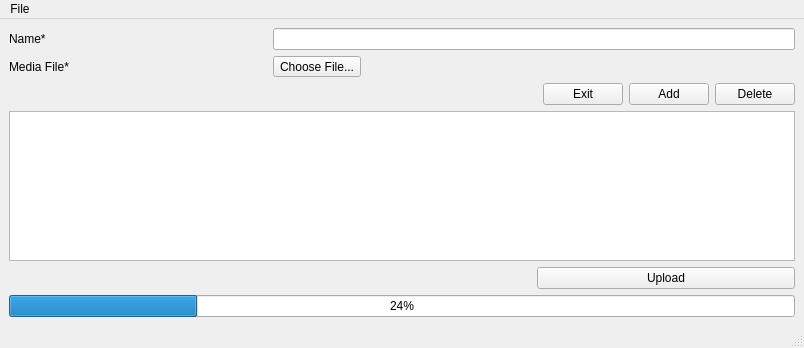
<?xml version="1.0" encoding="UTF-8"?>
<ui version="4.0">
 <class>UploaderWindow</class>
 <widget class="QMainWindow" name="UploaderWindow">
  <property name="geometry">
   <rect>
    <x>0</x>
    <y>0</y>
    <width>804</width>
    <height>348</height>
   </rect>
  </property>
  <property name="windowTitle">
   <string>Dotmark Uploader</string>
  </property>
  <property name="locale">
   <locale language="Vietnamese" country="Vietnam"/>
  </property>
  <widget class="QWidget" name="centralwidget">
   <layout class="QGridLayout" name="gridLayout">
    <item row="2" column="2">
     <layout class="QGridLayout" name="gridFormLayout">
      <item row="0" column="0">
       <widget class="QLabel" name="name_label">
        <property name="text">
         <string>Name*</string>
        </property>
       </widget>
      </item>
      <item row="1" column="1" colspan="2">
       <layout class="QHBoxLayout" name="horizontalLayout">
        <item>
         <widget class="QToolButton" name="choose_file_button">
          <property name="text">
           <string>Choose File...</string>
          </property>
         </widget>
        </item>
        <item>
         <widget class="QLabel" name="path_edit">
          <property name="font">
           <font>
            <family>DejaVu Sans</family>
            <pointsize>8</pointsize>
           </font>
          </property>
          <property name="text">
           <string/>
          </property>
         </widget>
        </item>
       </layout>
      </item>
      <item row="1" column="0">
       <widget class="QLabel" name="media_file_label">
        <property name="text">
         <string>Media File*</string>
        </property>
       </widget>
      </item>
      <item row="5" column="0" colspan="3">
       <widget class="QProgressBar" name="progress_bar">
        <property name="enabled">
         <bool>true</bool>
        </property>
        <property name="value">
         <number>24</number>
        </property>
       </widget>
      </item>
      <item row="2" column="0" colspan="3">
       <layout class="QHBoxLayout" name="horizontalLayout_2">
        <item>
         <spacer name="horizontalSpacer">
          <property name="orientation">
           <enum>Qt::Horizontal</enum>
          </property>
          <property name="sizeHint" stdset="0">
           <size>
            <width>40</width>
            <height>20</height>
           </size>
          </property>
         </spacer>
        </item>
        <item>
         <widget class="QPushButton" name="exit_button">
          <property name="text">
           <string>Exit</string>
          </property>
         </widget>
        </item>
        <item>
         <widget class="QPushButton" name="add_button">
          <property name="text">
           <string>Add</string>
          </property>
         </widget>
        </item>
        <item>
         <widget class="QPushButton" name="delete_button">
          <property name="text">
           <string>Delete</string>
          </property>
         </widget>
        </item>
       </layout>
      </item>
      <item row="3" column="0" colspan="3">
       <widget class="QTableWidget" name="table_widget">
        <property name="selectionBehavior">
         <enum>QAbstractItemView::SelectRows</enum>
        </property>
        <attribute name="verticalHeaderDefaultSectionSize">
         <number>30</number>
        </attribute>
       </widget>
      </item>
      <item row="4" column="2">
       <widget class="QPushButton" name="upload_button">
        <property name="text">
         <string>Upload</string>
        </property>
       </widget>
      </item>
      <item row="0" column="1" colspan="2">
       <widget class="QLineEdit" name="movie_name_edit"/>
      </item>
     </layout>
    </item>
   </layout>
  </widget>
  <widget class="QMenuBar" name="menubar">
   <property name="geometry">
    <rect>
     <x>0</x>
     <y>0</y>
     <width>804</width>
     <height>22</height>
    </rect>
   </property>
   <widget class="QMenu" name="menuFile">
    <property name="title">
     <string>File</string>
    </property>
    <addaction name="logout_menu_action"/>
   </widget>
   <addaction name="menuFile"/>
  </widget>
  <widget class="QStatusBar" name="statusbar"/>
  <action name="logout_menu_action">
   <property name="text">
    <string>Log out</string>
   </property>
  </action>
 </widget>
 <resources/>
 <connections/>
</ui>
